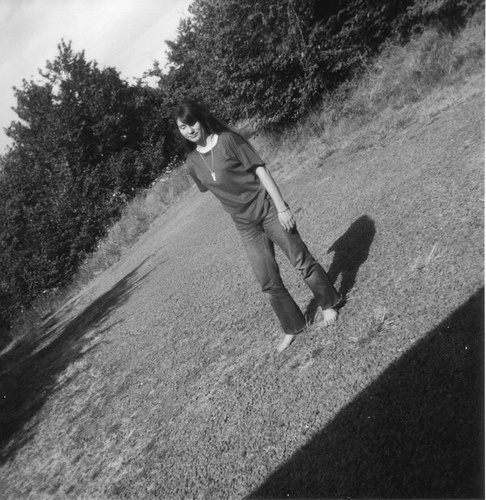
#> input picture source/00000.jpg, 486 x 500 px; its folder holds only this picture in this run
$ python add_noise.py
#> lines starting #> are read from the running program, lines starting #| are printed output that depends on the picture
from audioop import add
import os
import cv2
import numpy as np
import random

#two kinds of noises (salt noise and gaussian noise)
source_path = "source"
salt_output_path = "salt"
gaussian_output_path = "gaussian"

salt_prob = 0.02

gaussian_sigma = 0.08

def add_salt_noise():
    files = os.listdir(source_path)
    for idx, f in enumerate(files):
        p1 = os.path.join(source_path, f)
        p2 = os.path.join(salt_output_path, f)
        img = cv2.imread(p1, cv2.IMREAD_GRAYSCALE)
#> img is the input picture: shape (500, 486); min 9, max 255, mean 104.1
        res = np.zeros(img.shape, np.uint8)
        for i in range(img.shape[0]):
            for j in range(img.shape[1]):
                r = random.random()
                if r < salt_prob:
                    res[i][j] = 0
                elif r > 1 - salt_prob:
                    res[i][j] = 255
                else:
                    res[i][j] = img[i][j]
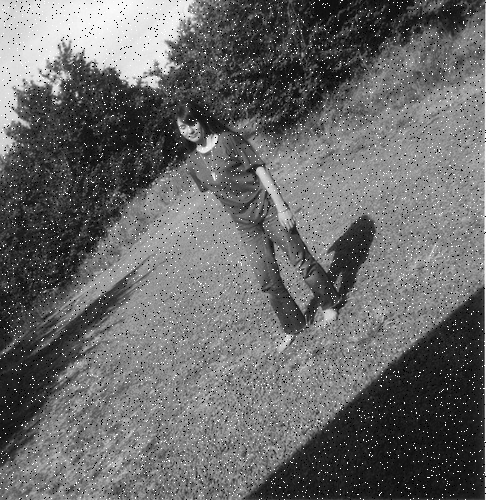
#> res: shape (500, 486); min 0, max 255, mean 105
        cv2.imwrite(p2, res)

def add_gaussian_noise():
    files = os.listdir(source_path)
    for idx, f in enumerate(files):
        p1 = os.path.join(source_path, f)
        p2 = os.path.join(gaussian_output_path, f)
        img = cv2.imread(p1, cv2.IMREAD_GRAYSCALE)
        res = img / 255 + np.random.normal(0, gaussian_sigma, img.shape)
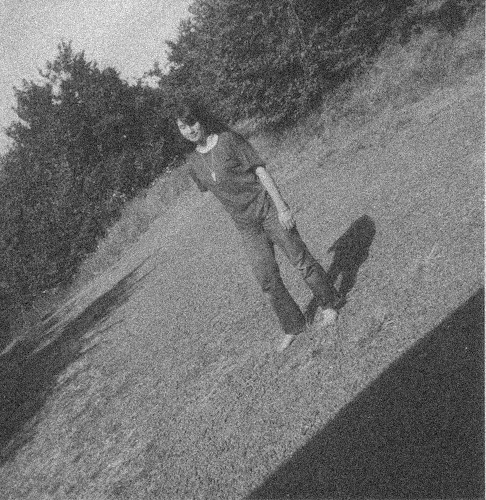
#> res: shape (500, 486) float64; min -0.254, max 1.23, mean 0.408; drawn with min black and max white
        res = 255 * np.clip(res, 0, 1)
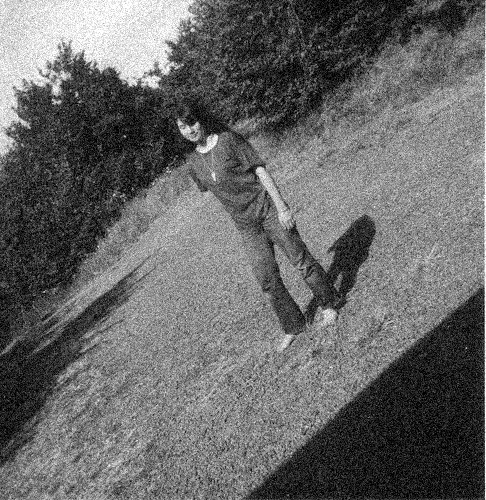
#> res: shape (500, 486) float64; min 0, max 255, mean 104.2

        cv2.imwrite(p2, res)
if __name__ == "__main__":
    add_salt_noise()
    add_gaussian_noise()

$ run again, on source/00004.jpg
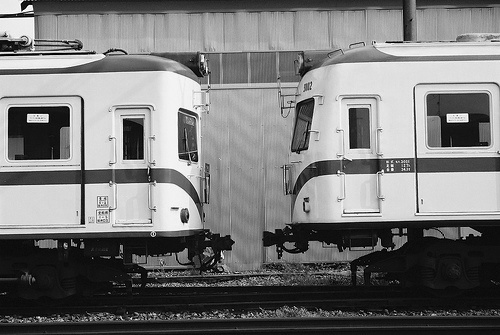
#> input picture source/00004.jpg, 500 x 335 px
#> in add_salt_noise, img is the input picture: shape (335, 500); min 0, max 255, mean 119.4
#> in add_gaussian_noise, `res = img / 255 + np.random.normal(0, gaussian_sigma, img.shape)`:
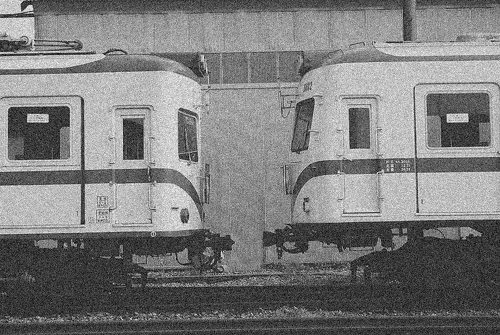
#> res: shape (335, 500) float64; min -0.264, max 1.24, mean 0.469; drawn with min black and max white
#> in add_gaussian_noise, `res = 255 * np.clip(res, 0, 1)`:
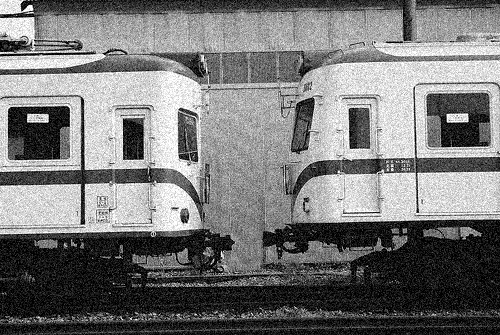
#> res: shape (335, 500) float64; min 0, max 255, mean 120

$ run again, on source/00005.jpg
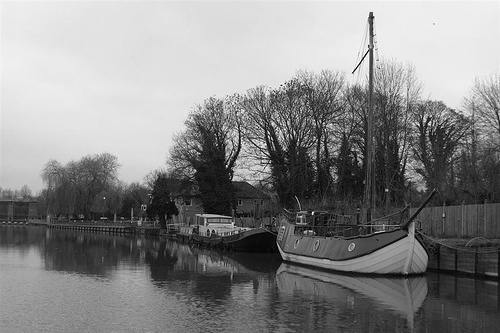
#> input picture source/00005.jpg, 500 x 333 px
#> in add_salt_noise, img is the input picture: shape (333, 500); min 0, max 255, mean 134.3
#> in add_gaussian_noise, `res = img / 255 + np.random.normal(0, gaussian_sigma, img.shape)`:
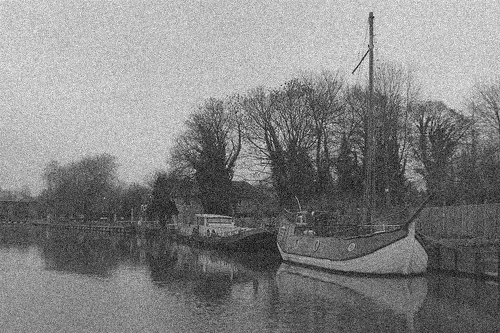
#> res: shape (333, 500) float64; min -0.226, max 1.24, mean 0.527; drawn with min black and max white
#> in add_gaussian_noise, `res = 255 * np.clip(res, 0, 1)`:
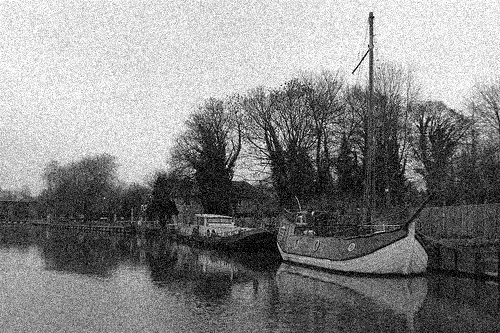
#> res: shape (333, 500) float64; min 0, max 255, mean 134.2

$ run again, on source/00006.jpg
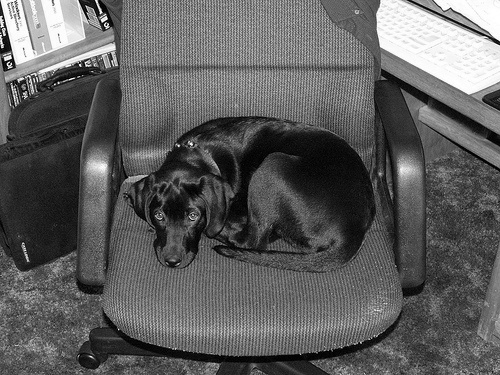
#> input picture source/00006.jpg, 500 x 375 px
#> in add_salt_noise, img is the input picture: shape (375, 500); min 0, max 255, mean 94
#> in add_gaussian_noise, `res = img / 255 + np.random.normal(0, gaussian_sigma, img.shape)`:
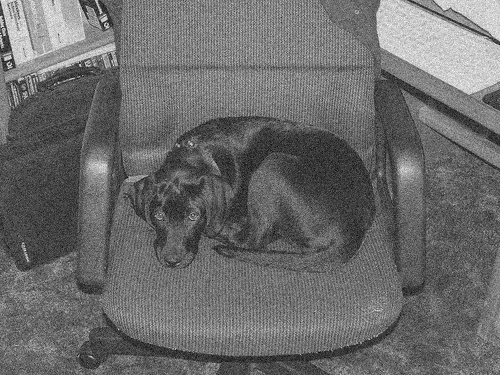
#> res: shape (375, 500) float64; min -0.3, max 1.28, mean 0.369; drawn with min black and max white
#> in add_gaussian_noise, `res = 255 * np.clip(res, 0, 1)`:
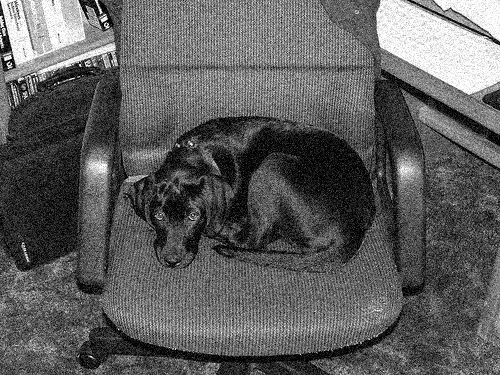
#> res: shape (375, 500) float64; min 0, max 255, mean 94.1

$ run again, on source/00001.jpg
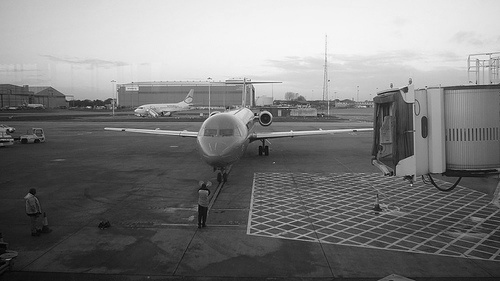
#> input picture source/00001.jpg, 500 x 281 px
#> in add_salt_noise, img is the input picture: shape (281, 500); min 0, max 250, mean 124.4
#> in add_gaussian_noise, `res = img / 255 + np.random.normal(0, gaussian_sigma, img.shape)`:
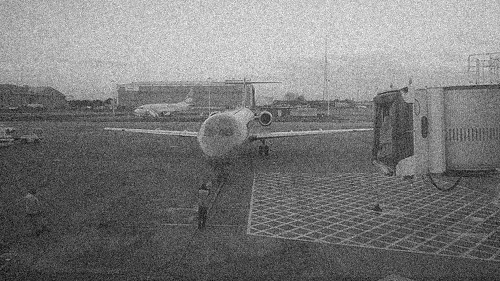
#> res: shape (281, 500) float64; min -0.206, max 1.25, mean 0.488; drawn with min black and max white
#> in add_gaussian_noise, `res = 255 * np.clip(res, 0, 1)`:
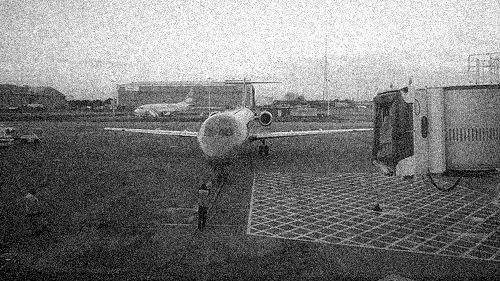
#> res: shape (281, 500) float64; min 0, max 255, mean 124.1
